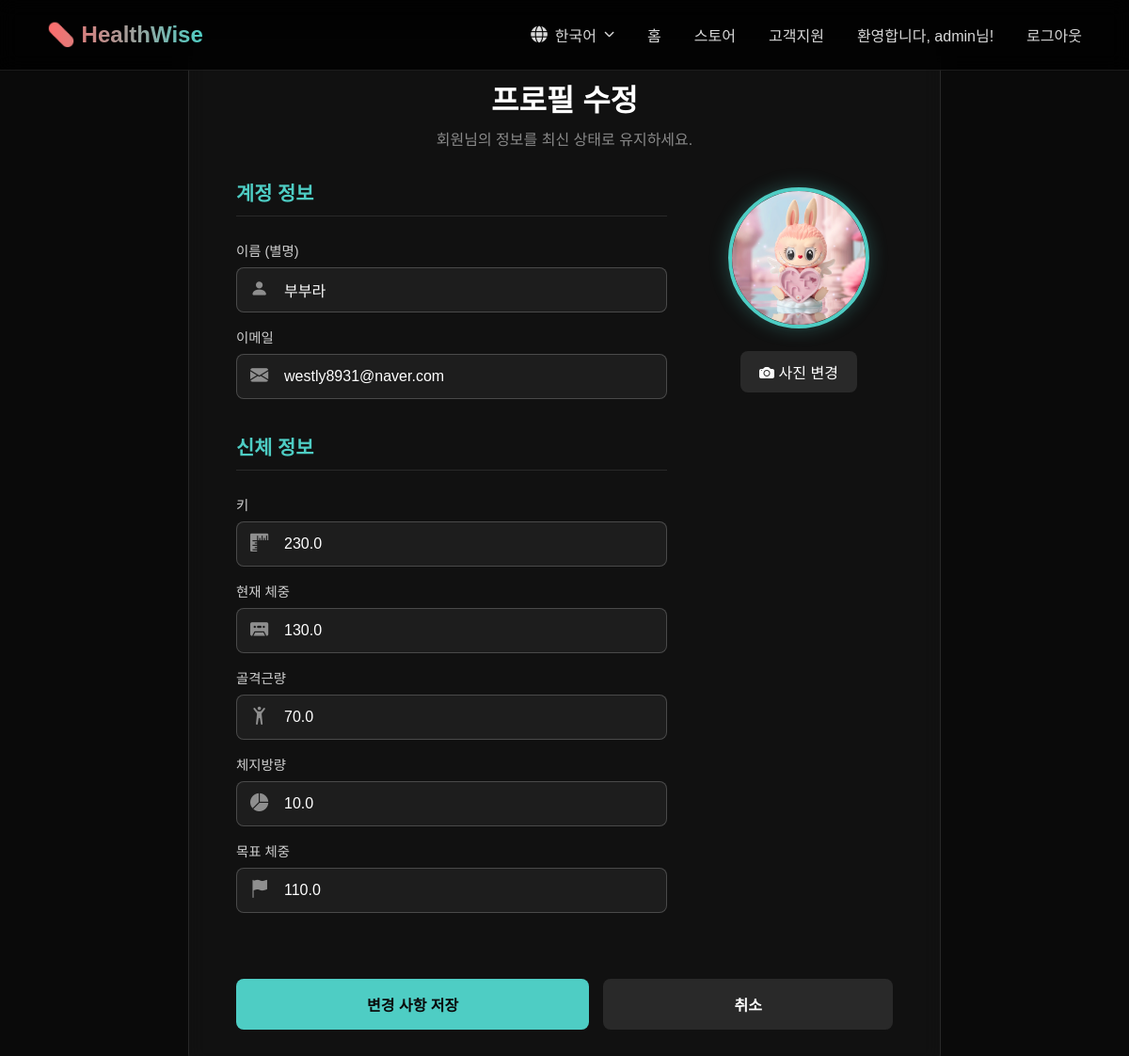
/accounts/profile/edit/ (signed in), run on an earlier commit of the app's database.
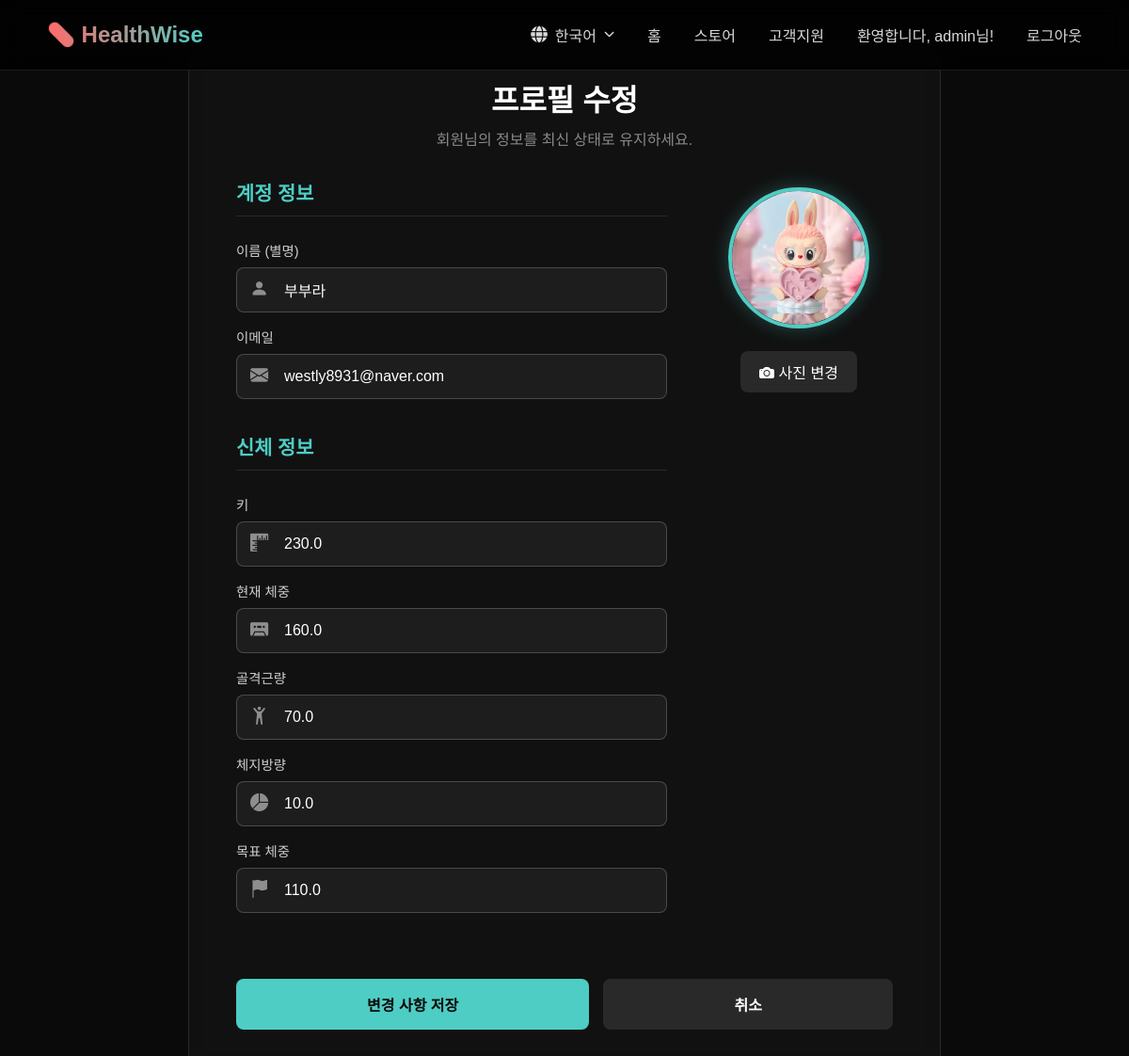
And on a later commit of the database.
### accounts/models.py (models this page shows, shortened)
class Profile(models.Model):
    user = models.OneToOneField(User, on_delete=models.CASCADE)
    image = models.ImageField(upload_to='profile_pics/', default='profile_pics/avatar-default.jpeg')
    height = models.FloatField(null=True, blank=True)
    current_weight = models.FloatField(null=True, blank=True)
    target_weight = models.FloatField(null=True, blank=True)
    skeletal_muscle_mass = models.FloatField(null=True, blank=True)
    body_fat_mass = models.FloatField(null=True, blank=True)
    active_title = models.ForeignKey(
        UserAchievement,
        on_delete=models.SET_NULL, # 칭호의 원본 업적이 삭제되어도 프로필은 유지
        null=True,
        blank=True,
        related_name='activated_by_profile', # 역참조 이름 충돌 방지
        help_text="사용자가 설정한 대표 칭호"
    )

### accounts/views.py (the view)
# urls.py: path('profile/edit/', views.profile_edit, name='profile_edit'),
@login_required
def profile_edit(request):
    profile, created = Profile.objects.get_or_create(user=request.user)
    if request.method == 'POST':
        user_form = UserUpdateForm(request.POST, instance=request.user)
        profile_form = ProfileUpdateForm(request.POST, request.FILES, instance=profile)
        if user_form.is_valid() and profile_form.is_valid():
            user_form.save()
            profile_form.save()
            messages.success(request, t('프로필 정보가 성공적으로 업데이트되었습니다!'))
            return redirect('web:services')
        else:
            messages.error(request, t('입력된 정보를 다시 확인해주세요.'))
    else:
        user_form = UserUpdateForm(instance=request.user)
        profile_form = ProfileUpdateForm(instance=profile)
    context = {'user_form': user_form, 'profile_form': profile_form, 'active_title': profile.active_title}
    return render(request, 'accounts/profile_edit.html', context)

### accounts/forms.py
class UserUpdateForm(forms.ModelForm):
    email = forms.EmailField(
        widget=forms.EmailInput(attrs={
            'class': 'form-control',
            'placeholder': t_lazy('이메일 주소')
        })
    )
    first_name = forms.CharField(
        label=t_lazy('이름 (별명)'),
        required=False,
        widget=forms.TextInput(attrs={
            'class': 'form-control',
            'placeholder': t_lazy('이름 또는 별명')
        })
    )
    class Meta:
        model = User
        fields = ['first_name', 'email']

### web/templatetags/custom_translate.py (called while the page is built)
@register.simple_tag
def t(key, **kwargs):
    return translate_text(key, **kwargs)

def t_lazy(key, **kwargs):
    return lazy(lambda: translate_text(key, **kwargs), str)()

### web/utils.py (called while the page is built)
def t(key, **kwargs):
    current_language = translation.get_language()
    translations = load_translations(current_language)
    translated_string = translations.get(key, key)
    if kwargs:
        try:
            translated_string = translated_string.format(**kwargs)
        except KeyError:
            pass
    return mark_safe(translated_string)

### accounts/templates/accounts/profile_edit.html (shortened to what the changed rows need)
{% extends "base.html" %}
{% load static custom_translate i18n %}
{% block content %}
<link rel="stylesheet" href="https://cdn.jsdelivr.net/npm/bootstrap-icons@1.11.3/font/bootstrap-icons.min.css">
<div class="profile-edit-wrapper">
    <div class="profile-edit-card">
        <div class="profile-edit-header">
            <h1> {% t '프로필 수정' %} </h1>
        </div>
        <form method="POST" enctype="multipart/form-data">
            <div class="form-content-grid">
                <div class="form-fields-column">
                    <h2 class="form-section-title"> {% t '계정 정보' %} </h2>
                    <h2 class="form-section-title" style="margin-top: 20px;"> {% t '신체 정보' %} </h2>
                    <div class="form-group">
                        <div class="input-with-icon">
                            <i class="bi bi-rulers form-icon"></i>
                            {{ profile_form.height }}
                        </div>
                    </div>
                    <div class="form-group">
                        <div class="input-with-icon">
                            <i class="bi bi-cassette-fill form-icon"></i>
                            {{ profile_form.current_weight }}
                        </div>
                    </div>
                    <div class="form-group">
                        <div class="input-with-icon">
                            <i class="bi bi-person-arms-up form-icon"></i>
                            {{ profile_form.skeletal_muscle_mass }}
                        </div>
                    </div>
                    <div class="form-group">
                        <div class="input-with-icon">
                            <i class="bi bi-pie-chart-fill form-icon"></i>
                            {{ profile_form.body_fat_mass }}
                        </div>
                    </div>
                    <div class="form-group">
                        <div class="input-with-icon">
                            <i class="bi bi-flag-fill form-icon"></i>
                            {{ profile_form.target_weight }}
                        </div>
                    </div>
                </div>
            </div>
        </form>
    </div>
</div>
{% endblock %}

What changed in the data, as far as the page shows it:
changed Profile: current_weight "130.0" → "160.0"
